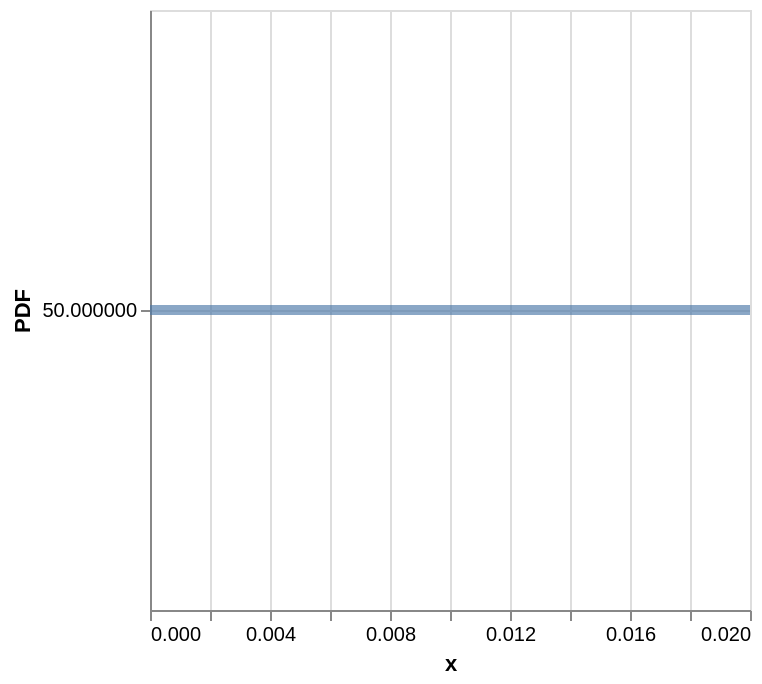

The Vega-Lite source for this figure:
### Vega-Lite specification from a JSON file in a GitHub repository (floating-point values rounded to 4 significant figures)
{"$schema": "https://vega.github.io/schema/vega-lite/v5.json", "description": "Mixed distribution PDF (empirical body + Pareto tail) via histogram of samples", "width": "container", "height": "container", "data": {"values": [{"x": 0.0}]}, "transform": [{"bin": {"maxbins": 80}, "field": "x", "as": ["x0", "x1"]}, {"aggregate": [{"op": "count", "as": "binCount"}], "groupby": ["x0", "x1"]}, {"joinaggregate": [{"op": "sum", "field": "binCount", "as": "N"}]}, {"calculate": "datum.binCount / (datum.N * (datum.x1 - datum.x0))", "as": "density"}], "mark": {"type": "bar", "opacity": 0.65}, "encoding": {"x": {"field": "x0", "type": "quantitative", "title": "x"}, "x2": {"field": "x1"}, "y": {"field": "density", "type": "quantitative", "title": "PDF"}, "tooltip": [{"field": "binCount", "type": "quantitative", "title": "Bin count"}, {"field": "density", "type": "quantitative", "title": "Density"}]}}
